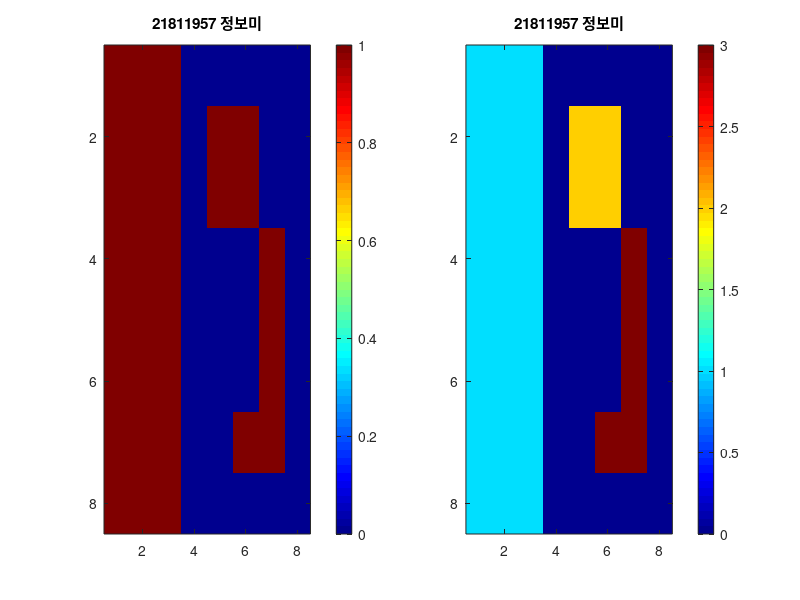

The MATLAB source for this figure:
BW = logical ([1 1 1 0 0 0 0 0
1 1 1 0 1 1 0 0
1 1 1 0 1 1 0 0
1 1 1 0 0 0 1 0
1 1 1 0 0 0 1 0
1 1 1 0 0 0 1 0
1 1 1 0 0 1 1 0
1 1 1 0 0 0 0 0]);
L = bwlabel(BW,8)
L = bwlabel(BW,4)
figure(10); subplot(1,2,1); imagesc(BW); colorbar;
title('21811957 정보미')
subplot(1,2,2); imagesc(L); colormap jet; colorbar;
title('21811957 정보미')

[r, c] = find(L==2);
rc = [r c]



